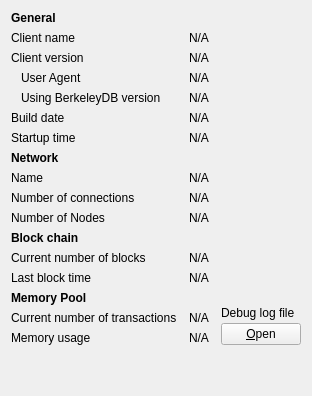
     <widget class="QWidget" name="tab_info">
      <attribute name="title">
       <string>&amp;Information</string>
      </attribute>
      <layout class="QGridLayout" name="gridLayout" columnstretch="0,1,0">
       <property name="horizontalSpacing">
        <number>12</number>
       </property>
       <item row="0" column="0">
        <widget class="QLabel" name="label_9">
         <property name="font">
          <font>
           <weight>75</weight>
           <bold>true</bold>
          </font>
         </property>
         <property name="text">
          <string>General</string>
         </property>
        </widget>
       </item>
       <item row="1" column="0">
        <widget class="QLabel" name="label_5">
         <property name="text">
          <string>Client name</string>
         </property>
        </widget>
       </item>
       <item row="1" column="1" colspan="2">
        <widget class="QLabel" name="clientName">
         <property name="cursor">
          <cursorShape>IBeamCursor</cursorShape>
         </property>
         <property name="text">
          <string>N/A</string>
         </property>
         <property name="textFormat">
          <enum>Qt::PlainText</enum>
         </property>
         <property name="textInteractionFlags">
          <set>Qt::LinksAccessibleByMouse|Qt::TextSelectableByKeyboard|Qt::TextSelectableByMouse</set>
         </property>
        </widget>
       </item>
       <item row="2" column="0">
        <widget class="QLabel" name="label_6">
         <property name="text">
          <string>Client version</string>
         </property>
        </widget>
       </item>
       <item row="2" column="1" colspan="2">
        <widget class="QLabel" name="clientVersion">
         <property name="cursor">
          <cursorShape>IBeamCursor</cursorShape>
         </property>
         <property name="text">
          <string>N/A</string>
         </property>
         <property name="textFormat">
          <enum>Qt::PlainText</enum>
         </property>
         <property name="textInteractionFlags">
          <set>Qt::LinksAccessibleByMouse|Qt::TextSelectableByKeyboard|Qt::TextSelectableByMouse</set>
         </property>
        </widget>
       </item>
       <item row="3" column="0">
        <widget class="QLabel" name="labelClientUserAgent">
         <property name="text">
          <string>User Agent</string>
         </property>
         <property name="indent">
          <number>10</number>
         </property>
        </widget>
       </item>
       <item row="3" column="1" colspan="2">
        <widget class="QLabel" name="clientUserAgent">
         <property name="cursor">
          <cursorShape>IBeamCursor</cursorShape>
         </property>
         <property name="text">
          <string>N/A</string>
         </property>
         <property name="textFormat">
          <enum>Qt::PlainText</enum>
         </property>
         <property name="textInteractionFlags">
          <set>Qt::LinksAccessibleByMouse|Qt::TextSelectableByKeyboard|Qt::TextSelectableByMouse</set>
         </property>
        </widget>
       </item>
       <item row="4" column="0">
        <widget class="QLabel" name="label_berkeleyDBVersion">
         <property name="text">
          <string>Using BerkeleyDB version</string>
         </property>
         <property name="indent">
          <number>10</number>
         </property>
        </widget>
       </item>
       <item row="4" column="1" colspan="2">
        <widget class="QLabel" name="berkeleyDBVersion">
         <property name="cursor">
          <cursorShape>IBeamCursor</cursorShape>
         </property>
         <property name="text">
          <string>N/A</string>
         </property>
         <property name="textFormat">
          <enum>Qt::PlainText</enum>
         </property>
         <property name="textInteractionFlags">
          <set>Qt::LinksAccessibleByMouse|Qt::TextSelectableByKeyboard|Qt::TextSelectableByMouse</set>
         </property>
        </widget>
       </item>
       <item row="5" column="0">
        <widget class="QLabel" name="label_12">
         <property name="text">
          <string>Build date</string>
         </property>
        </widget>
       </item>
       <item row="5" column="1" colspan="2">
        <widget class="QLabel" name="buildDate">
         <property name="cursor">
          <cursorShape>IBeamCursor</cursorShape>
         </property>
         <property name="text">
          <string>N/A</string>
         </property>
         <property name="textFormat">
          <enum>Qt::PlainText</enum>
         </property>
         <property name="textInteractionFlags">
          <set>Qt::LinksAccessibleByMouse|Qt::TextSelectableByKeyboard|Qt::TextSelectableByMouse</set>
         </property>
        </widget>
       </item>
       <item row="6" column="0">
        <widget class="QLabel" name="label_13">
         <property name="text">
          <string>Startup time</string>
         </property>
        </widget>
       </item>
       <item row="6" column="1" colspan="2">
        <widget class="QLabel" name="startupTime">
         <property name="cursor">
          <cursorShape>IBeamCursor</cursorShape>
         </property>
         <property name="text">
          <string>N/A</string>
         </property>
         <property name="textFormat">
          <enum>Qt::PlainText</enum>
         </property>
         <property name="textInteractionFlags">
          <set>Qt::LinksAccessibleByMouse|Qt::TextSelectableByKeyboard|Qt::TextSelectableByMouse</set>
         </property>
        </widget>
       </item>
       <item row="7" column="0">
           <widget class="QLabel" name="labelNetwork">
               <property name="font">
                   <font>
                       <weight>75</weight>
                       <bold>true</bold>
                   </font>
               </property>
               <property name="text">
                   <string>Network</string>
               </property>
           </widget>
       </item>
       <item row="8" column="0">
        <widget class="QLabel" name="label_8">
         <property name="text">
          <string>Name</string>
         </property>
        </widget>
       </item>
       <item row="8" column="1" colspan="2">
        <widget class="QLabel" name="networkName">
         <property name="cursor">
          <cursorShape>IBeamCursor</cursorShape>
         </property>
         <property name="text">
          <string>N/A</string>
         </property>
         <property name="textFormat">
          <enum>Qt::PlainText</enum>
         </property>
         <property name="textInteractionFlags">
          <set>Qt::LinksAccessibleByMouse|Qt::TextSelectableByKeyboard|Qt::TextSelectableByMouse</set>
         </property>
        </widget>
       </item>
       <item row="9" column="0">
        <widget class="QLabel" name="label_7">
         <property name="text">
          <string>Number of connections</string>
         </property>
        </widget>
       </item>
       <item row="9" column="1" colspan="2">
        <widget class="QLabel" name="numberOfConnections">
         <property name="cursor">
          <cursorShape>IBeamCursor</cursorShape>
         </property>
         <property name="text">
          <string>N/A</string>
         </property>
         <property name="textFormat">
          <enum>Qt::PlainText</enum>
         </property>
         <property name="textInteractionFlags">
          <set>Qt::LinksAccessibleByMouse|Qt::TextSelectableByKeyboard|Qt::TextSelectableByMouse</set>
         </property>
        </widget>
       </item>
       <item row="10" column="0">
        <widget class="QLabel" name="masternodeCountLabel">
         <property name="text">
          <string>Number of Nodes</string>
         </property>
        </widget>
       </item>
       <item row="10" column="1">
        <widget class="QLabel" name="masternodeCount">
         <property name="text">
          <string>N/A</string>
         </property>
        </widget>
       </item>
       <item row="11" column="0">
        <widget class="QLabel" name="label_10">
         <property name="font">
          <font>
           <weight>75</weight>
           <bold>true</bold>
          </font>
         </property>
         <property name="text">
          <string>Block chain</string>
         </property>
        </widget>
       </item>
       <item row="12" column="0">
        <widget class="QLabel" name="label_3">
         <property name="text">
          <string>Current number of blocks</string>
         </property>
        </widget>
       </item>
       <item row="12" column="1" colspan="2">
        <widget class="QLabel" name="numberOfBlocks">
         <property name="cursor">
          <cursorShape>IBeamCursor</cursorShape>
         </property>
         <property name="text">
          <string>N/A</string>
         </property>
         <property name="textFormat">
          <enum>Qt::PlainText</enum>
         </property>
         <property name="textInteractionFlags">
          <set>Qt::LinksAccessibleByMouse|Qt::TextSelectableByKeyboard|Qt::TextSelectableByMouse</set>
         </property>
        </widget>
       </item>
       <item row="13" column="0">
        <widget class="QLabel" name="labelLastBlockTime">
         <property name="text">
          <string>Last block time</string>
         </property>
        </widget>
       </item>
       <item row="13" column="1" colspan="2">
        <widget class="QLabel" name="lastBlockTime">
         <property name="cursor">
          <cursorShape>IBeamCursor</cursorShape>
         </property>
         <property name="text">
          <string>N/A</string>
         </property>
         <property name="textFormat">
          <enum>Qt::PlainText</enum>
         </property>
         <property name="textInteractionFlags">
          <set>Qt::LinksAccessibleByMouse|Qt::TextSelectableByKeyboard|Qt::TextSelectableByMouse</set>
         </property>
        </widget>
       </item>
       <item row="14" column="0">
        <widget class="QLabel" name="labelMempoolTitle">
         <property name="font">
          <font>
           <weight>75</weight>
           <bold>true</bold>
          </font>
         </property>
         <property name="text">
          <string>Memory Pool</string>
         </property>
        </widget>
       </item>
       <item row="15" column="0">
        <widget class="QLabel" name="labelNumberOfTransactions">
         <property name="text">
          <string>Current number of transactions</string>
         </property>
        </widget>
       </item>
       <item row="15" column="1">
        <widget class="QLabel" name="mempoolNumberTxs">
         <property name="cursor">
          <cursorShape>IBeamCursor</cursorShape>
         </property>
         <property name="text">
          <string>N/A</string>
         </property>
         <property name="textFormat">
          <enum>Qt::PlainText</enum>
         </property>
         <property name="textInteractionFlags">
          <set>Qt::LinksAccessibleByMouse|Qt::TextSelectableByKeyboard|Qt::TextSelectableByMouse</set>
         </property>
        </widget>
       </item>
       <item row="16" column="0">
        <widget class="QLabel" name="labelMemoryUsage">
         <property name="text">
          <string>Memory usage</string>
         </property>
        </widget>
       </item>
       <item row="16" column="1">
        <widget class="QLabel" name="mempoolSize">
         <property name="cursor">
          <cursorShape>IBeamCursor</cursorShape>
         </property>
         <property name="text">
          <string>N/A</string>
         </property>
         <property name="textFormat">
          <enum>Qt::PlainText</enum>
         </property>
         <property name="textInteractionFlags">
          <set>Qt::LinksAccessibleByMouse|Qt::TextSelectableByKeyboard|Qt::TextSelectableByMouse</set>
         </property>
        </widget>
       </item>
       <item row="14" column="2" rowspan="3">
        <layout class="QVBoxLayout" name="verticalLayoutDebugButton">
         <property name="spacing">
          <number>3</number>
         </property>
         <item>
          <spacer name="verticalSpacer_2">
           <property name="orientation">
            <enum>Qt::Vertical</enum>
           </property>
           <property name="sizeHint" stdset="0">
            <size>
             <width>10</width>
             <height>5</height>
            </size>
           </property>
          </spacer>
         </item>
         <item>
          <widget class="QLabel" name="labelDebugLogfile">
           <property name="text">
            <string>Debug log file</string>
           </property>
          </widget>
         </item>
         <item>
          <widget class="QPushButton" name="openDebugLogfileButton">
           <property name="toolTip">
            <string>Open the 3DCoin Core debug log file from the current data directory. This can take a few seconds for large log files.</string>
           </property>
           <property name="text">
            <string>&amp;Open</string>
           </property>
           <property name="autoDefault">
            <bool>false</bool>
           </property>
          </widget>
         </item>
        </layout>
       </item>
       <item row="18" column="0">
        <spacer name="verticalSpacer">
         <property name="orientation">
          <enum>Qt::Vertical</enum>
         </property>
         <property name="sizeHint" stdset="0">
          <size>
           <width>20</width>
           <height>40</height>
          </size>
         </property>
        </spacer>
       </item>
      </layout>
     </widget>
